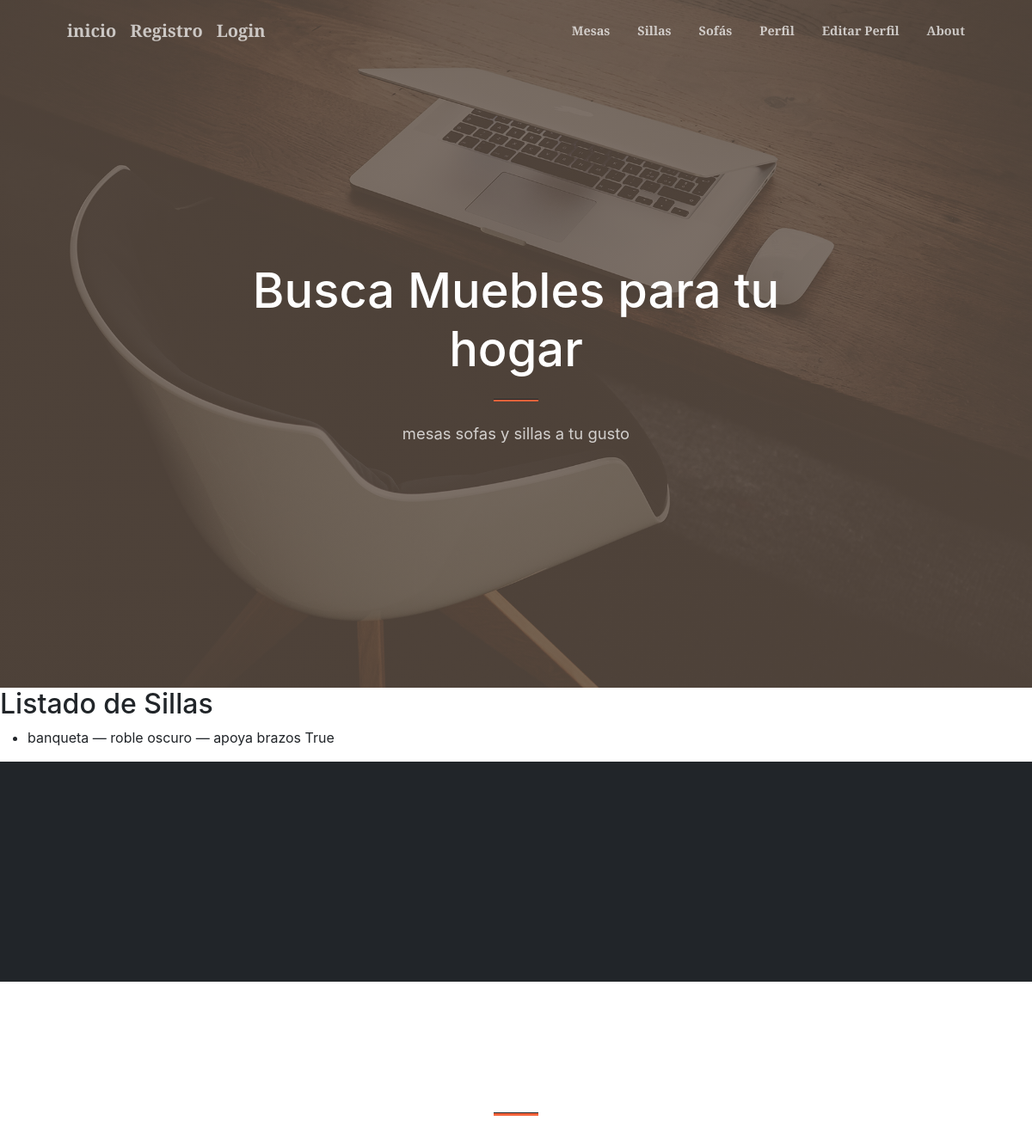
The app's page /sillas/, older data.
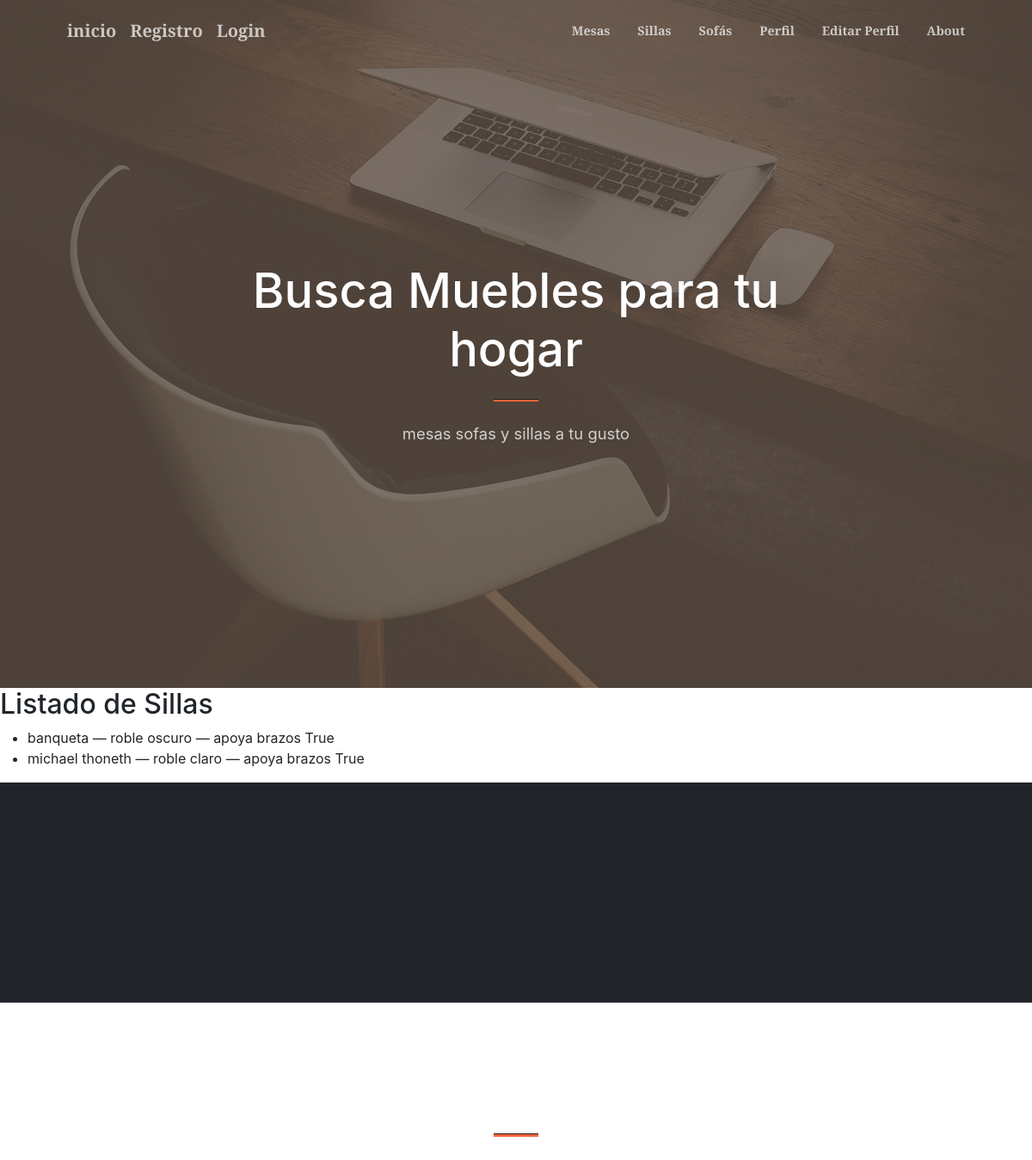
The same page, newer data.
### mi_primer_app/models.py (models this page shows)
class Silla(models.Model):
    tipo              = models.CharField(max_length=50)
    color             = models.CharField(max_length=50)
    apoya_brazos      = models.BooleanField()
    fecha             = models.DateField()

### mi_primer_app/views.py (the view)
# urls.py: path('sillas/', SillaListView.as_view(), name='silla-lista'),
class SillaListView(ListView):
    model = Silla
    template_name = 'mi_primer_app/silla_lista.html'
    context_object_name = 'sillas'

### mi_primer_app/templates/mi_primer_app/silla_lista.html (shortened to what this page needs)
{% extends "padre.html" %}
{% block content %}
  <section id="silla-lista" style="scroll-behavior: smooth; scroll-margin-top: 70px;">
    <h2>Listado de Sillas</h2>
    <ul>
      {% for silla in sillas %}
        <li>
          {{ silla.tipo }} — {{ silla.color }} — apoya brazos {{ silla.apoya_brazos }}
        </li>
      {% empty %}
        <li>No hay sillas.</li>
      {% endfor %}
    </ul>
  </section>
{% endblock %}

Row changes from the older to the newer data that the page shows:
added Silla: tipo "michael thoneth", color "roble claro", apoya_brazos "True"
